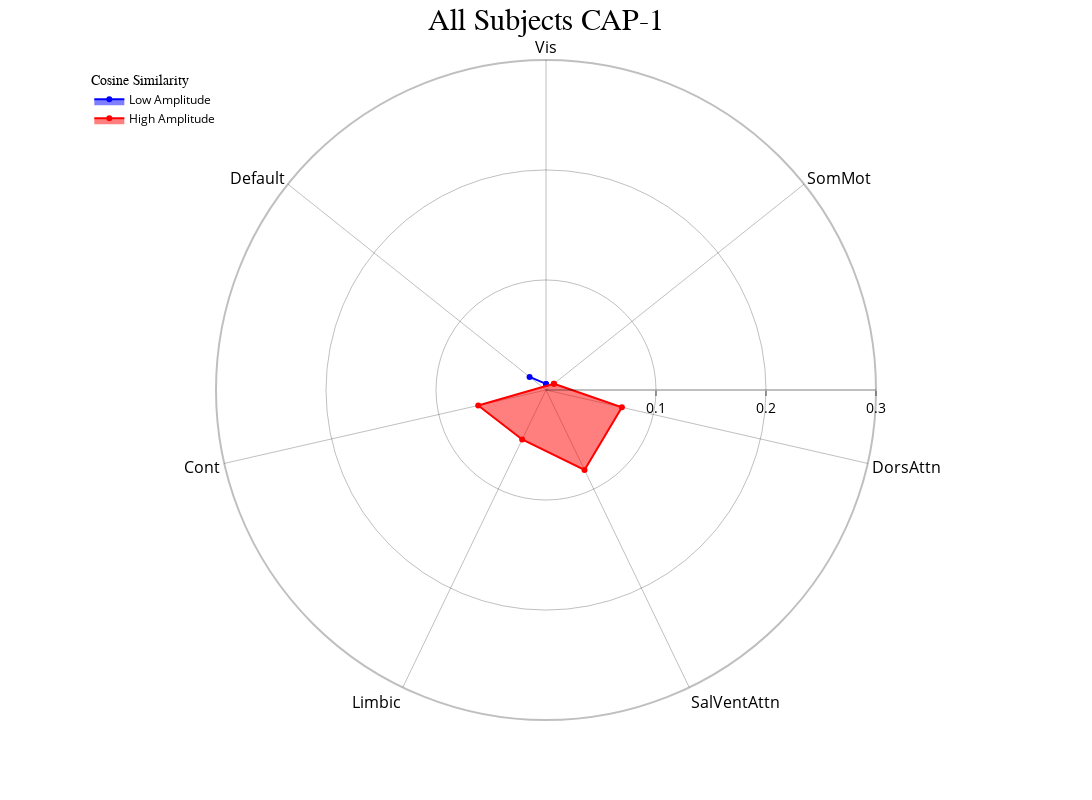
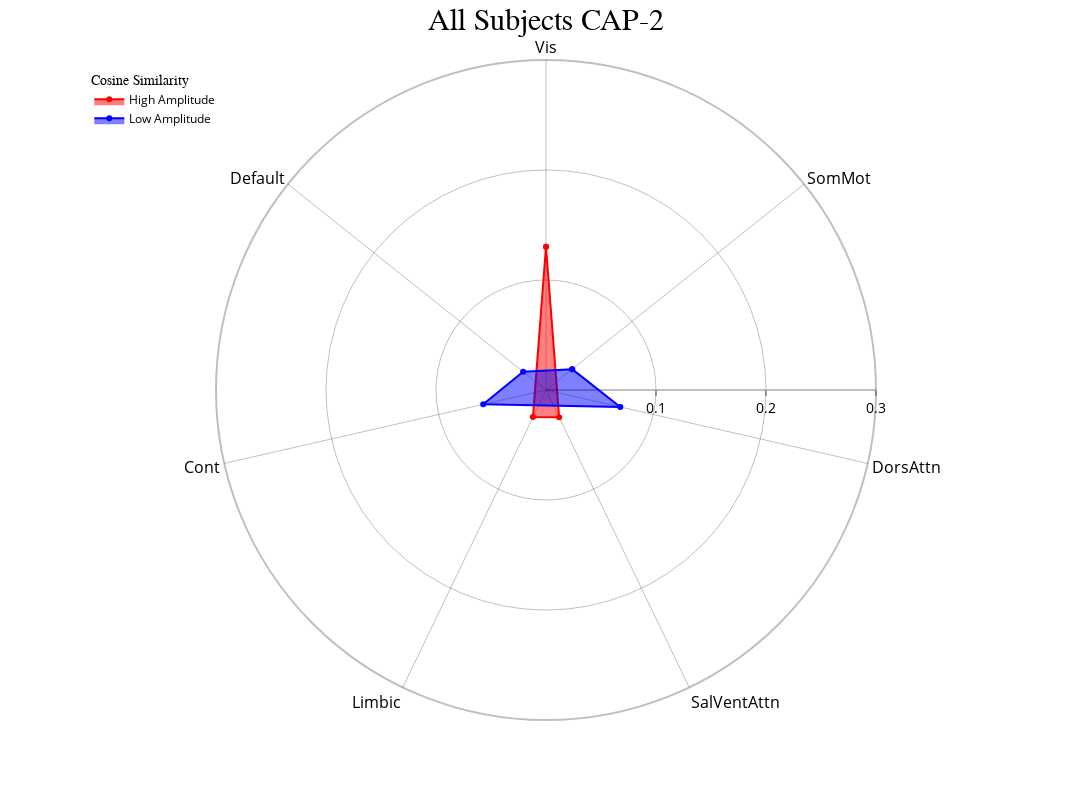
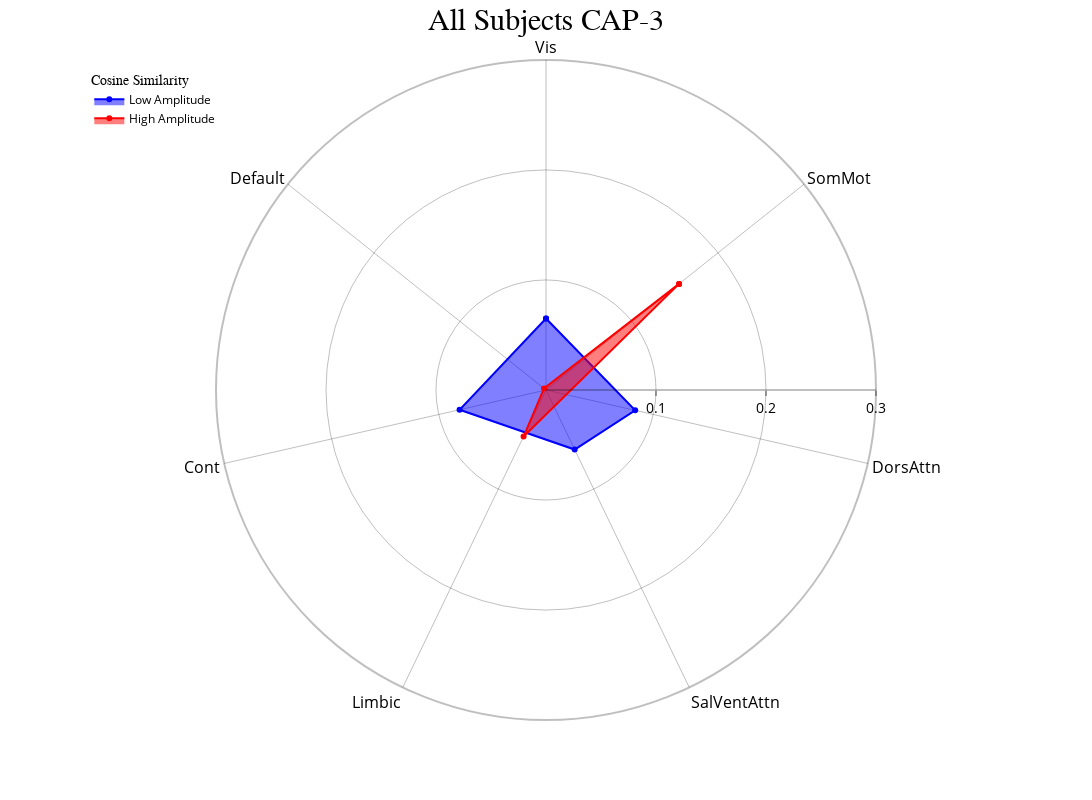
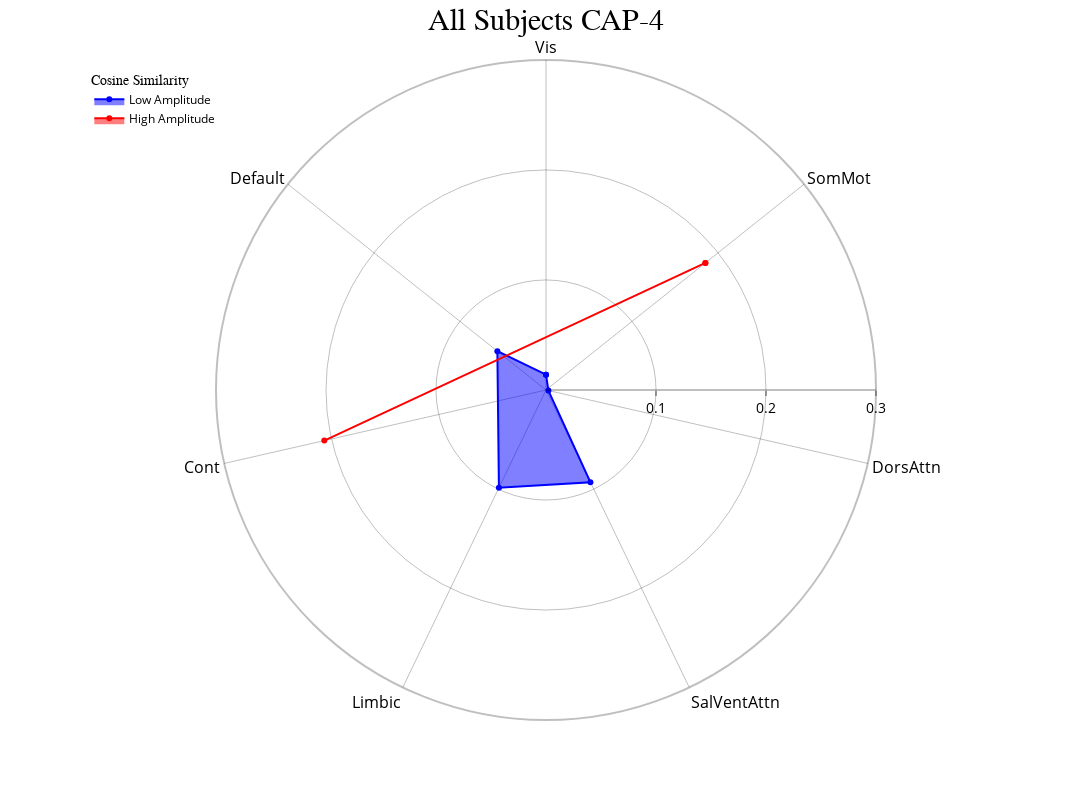

The notebook cell these images were saved under, in order:
### Code cell
radialaxis={"showline": True, "linewidth": 2, "linecolor": "rgba(0, 0, 0, 0.25)", "gridcolor": "rgba(0, 0, 0, 0.25)",
            "ticks": "outside" , "tickfont": {"size": 14, "color": "black"}, "range": [0,0.3],
            "tickvals": [0.1,0.2,0.3]}
cap_analysis.caps2radar(radialaxis=radialaxis, fill="toself", scattersize=10)

### Figure 1 — Plotly figure (JSON) as saved in the notebook; plotly's stock layout.template omitted (floating-point values rounded to 4 significant figures)
{"data": [{"fill": "toself", "hovertemplate": "color=Low Amplitude<br>CAP-1=%{r}<br>regions=%{theta}<extra></extra>", "legendgroup": "Low Amplitude", "line": {"color": "rgba(0, 0, 255, 1)", "dash": "solid"}, "marker": {"symbol": "circle"}, "mode": "markers+lines", "name": "Low Amplitude", "r": [0.005557, 0.01911, 0.005557], "showlegend": true, "subplot": "polar", "theta": ["Vis", "Default", "Vis"], "type": "scatterpolar"}, {"fill": "toself", "hovertemplate": "color=High Amplitude<br>CAP-1=%{r}<br>regions=%{theta}<extra></extra>", "legendgroup": "High Amplitude", "line": {"color": "rgba(255, 0, 0, 1)", "dash": "solid"}, "marker": {"symbol": "circle"}, "mode": "markers+lines", "name": "High Amplitude", "r": [0.009178, 0.07077, 0.08071, 0.04993, 0.06318, 0.009178], "showlegend": true, "subplot": "polar", "theta": ["SomMot", "DorsAttn", "SalVentAttn", "Limbic", "Cont", "SomMot"], "type": "scatterpolar"}], "layout": {"height": 800, "legend": {"font": {"color": "black", "size": 12}, "title": {"font": {"family": "Times New Roman"}, "text": "Cosine Similarity"}, "tracegroupgap": 0, "x": 0.01, "xanchor": "left", "y": 0.99, "yanchor": "top"}, "margin": {"t": 60}, "polar": {"angularaxis": {"categoryarray": ["Vis", "SomMot", "DorsAttn", "SalVentAttn", "Limbic", "Cont", "Default"], "categoryorder": "array", "direction": "clockwise", "gridcolor": "rgba(0, 0, 0, 0.25)", "linecolor": "rgba(0, 0, 0, 0.25)", "linewidth": 2, "rotation": 90, "showline": true, "tickfont": {"color": "black", "size": 16}}, "bgcolor": "white", "domain": {"x": [0, 1], "y": [0, 1]}, "radialaxis": {"gridcolor": "rgba(0, 0, 0, 0.25)", "linecolor": "rgba(0, 0, 0, 0.25)", "linewidth": 2, "range": [0, 0.3], "showline": true, "tickfont": {"color": "black", "size": 14}, "ticks": "outside", "tickvals": [0.1, 0.2, 0.3]}}, "title": {"font": {"color": "black", "family": "Times New Roman", "size": 30}, "text": "All Subjects CAP-1", "x": 0.5}, "width": 1200}}

### Figure 2 — Plotly figure (JSON) as saved in the notebook; plotly's stock layout.template omitted (floating-point values rounded to 4 significant figures)
{"data": [{"fill": "toself", "hovertemplate": "color=High Amplitude<br>CAP-2=%{r}<br>regions=%{theta}<extra></extra>", "legendgroup": "High Amplitude", "line": {"color": "rgba(255, 0, 0, 1)", "dash": "solid"}, "marker": {"symbol": "circle"}, "mode": "markers+lines", "name": "High Amplitude", "r": [0.1302, 0.02752, 0.02736, 0.1302], "showlegend": true, "subplot": "polar", "theta": ["Vis", "SalVentAttn", "Limbic", "Vis"], "type": "scatterpolar"}, {"fill": "toself", "hovertemplate": "color=Low Amplitude<br>CAP-2=%{r}<br>regions=%{theta}<extra></extra>", "legendgroup": "Low Amplitude", "line": {"color": "rgba(0, 0, 255, 1)", "dash": "solid"}, "marker": {"symbol": "circle"}, "mode": "markers+lines", "name": "Low Amplitude", "r": [0.03043, 0.06927, 0.05854, 0.02663, 0.03043], "showlegend": true, "subplot": "polar", "theta": ["SomMot", "DorsAttn", "Cont", "Default", "SomMot"], "type": "scatterpolar"}], "layout": {"height": 800, "legend": {"font": {"color": "black", "size": 12}, "title": {"font": {"family": "Times New Roman"}, "text": "Cosine Similarity"}, "tracegroupgap": 0, "x": 0.01, "xanchor": "left", "y": 0.99, "yanchor": "top"}, "margin": {"t": 60}, "polar": {"angularaxis": {"categoryarray": ["Vis", "SomMot", "DorsAttn", "SalVentAttn", "Limbic", "Cont", "Default"], "categoryorder": "array", "direction": "clockwise", "gridcolor": "rgba(0, 0, 0, 0.25)", "linecolor": "rgba(0, 0, 0, 0.25)", "linewidth": 2, "rotation": 90, "showline": true, "tickfont": {"color": "black", "size": 16}}, "bgcolor": "white", "domain": {"x": [0, 1], "y": [0, 1]}, "radialaxis": {"gridcolor": "rgba(0, 0, 0, 0.25)", "linecolor": "rgba(0, 0, 0, 0.25)", "linewidth": 2, "range": [0, 0.3], "showline": true, "tickfont": {"color": "black", "size": 14}, "ticks": "outside", "tickvals": [0.1, 0.2, 0.3]}}, "title": {"font": {"color": "black", "family": "Times New Roman", "size": 30}, "text": "All Subjects CAP-2", "x": 0.5}, "width": 1200}}

### Figure 3 — Plotly figure (JSON) as saved in the notebook; plotly's stock layout.template omitted (floating-point values rounded to 4 significant figures)
{"data": [{"fill": "toself", "hovertemplate": "color=Low Amplitude<br>CAP-3=%{r}<br>regions=%{theta}<extra></extra>", "legendgroup": "Low Amplitude", "line": {"color": "rgba(0, 0, 255, 1)", "dash": "solid"}, "marker": {"symbol": "circle"}, "mode": "markers+lines", "name": "Low Amplitude", "r": [0.06498, 0.08315, 0.06008, 0.08058, 0.06498], "showlegend": true, "subplot": "polar", "theta": ["Vis", "DorsAttn", "SalVentAttn", "Cont", "Vis"], "type": "scatterpolar"}, {"fill": "toself", "hovertemplate": "color=High Amplitude<br>CAP-3=%{r}<br>regions=%{theta}<extra></extra>", "legendgroup": "High Amplitude", "line": {"color": "rgba(255, 0, 0, 1)", "dash": "solid"}, "marker": {"symbol": "circle"}, "mode": "markers+lines", "name": "High Amplitude", "r": [0.1547, 0.04698, 0.002313, 0.1547], "showlegend": true, "subplot": "polar", "theta": ["SomMot", "Limbic", "Default", "SomMot"], "type": "scatterpolar"}], "layout": {"height": 800, "legend": {"font": {"color": "black", "size": 12}, "title": {"font": {"family": "Times New Roman"}, "text": "Cosine Similarity"}, "tracegroupgap": 0, "x": 0.01, "xanchor": "left", "y": 0.99, "yanchor": "top"}, "margin": {"t": 60}, "polar": {"angularaxis": {"categoryarray": ["Vis", "SomMot", "DorsAttn", "SalVentAttn", "Limbic", "Cont", "Default"], "categoryorder": "array", "direction": "clockwise", "gridcolor": "rgba(0, 0, 0, 0.25)", "linecolor": "rgba(0, 0, 0, 0.25)", "linewidth": 2, "rotation": 90, "showline": true, "tickfont": {"color": "black", "size": 16}}, "bgcolor": "white", "domain": {"x": [0, 1], "y": [0, 1]}, "radialaxis": {"gridcolor": "rgba(0, 0, 0, 0.25)", "linecolor": "rgba(0, 0, 0, 0.25)", "linewidth": 2, "range": [0, 0.3], "showline": true, "tickfont": {"color": "black", "size": 14}, "ticks": "outside", "tickvals": [0.1, 0.2, 0.3]}}, "title": {"font": {"color": "black", "family": "Times New Roman", "size": 30}, "text": "All Subjects CAP-3", "x": 0.5}, "width": 1200}}

### Figure 4 — Plotly figure (JSON) as saved in the notebook; plotly's stock layout.template omitted (floating-point values rounded to 4 significant figures)
{"data": [{"fill": "toself", "hovertemplate": "color=Low Amplitude<br>CAP-4=%{r}<br>regions=%{theta}<extra></extra>", "legendgroup": "Low Amplitude", "line": {"color": "rgba(0, 0, 255, 1)", "dash": "solid"}, "marker": {"symbol": "circle"}, "mode": "markers+lines", "name": "Low Amplitude", "r": [0.01397, 0.002256, 0.09312, 0.09867, 0.05656, 0.01397], "showlegend": true, "subplot": "polar", "theta": ["Vis", "DorsAttn", "SalVentAttn", "Limbic", "Default", "Vis"], "type": "scatterpolar"}, {"fill": "toself", "hovertemplate": "color=High Amplitude<br>CAP-4=%{r}<br>regions=%{theta}<extra></extra>", "legendgroup": "High Amplitude", "line": {"color": "rgba(255, 0, 0, 1)", "dash": "solid"}, "marker": {"symbol": "circle"}, "mode": "markers+lines", "name": "High Amplitude", "r": [0.1853, 0.2067, 0.1853], "showlegend": true, "subplot": "polar", "theta": ["SomMot", "Cont", "SomMot"], "type": "scatterpolar"}], "layout": {"height": 800, "legend": {"font": {"color": "black", "size": 12}, "title": {"font": {"family": "Times New Roman"}, "text": "Cosine Similarity"}, "tracegroupgap": 0, "x": 0.01, "xanchor": "left", "y": 0.99, "yanchor": "top"}, "margin": {"t": 60}, "polar": {"angularaxis": {"categoryarray": ["Vis", "SomMot", "DorsAttn", "SalVentAttn", "Limbic", "Cont", "Default"], "categoryorder": "array", "direction": "clockwise", "gridcolor": "rgba(0, 0, 0, 0.25)", "linecolor": "rgba(0, 0, 0, 0.25)", "linewidth": 2, "rotation": 90, "showline": true, "tickfont": {"color": "black", "size": 16}}, "bgcolor": "white", "domain": {"x": [0, 1], "y": [0, 1]}, "radialaxis": {"gridcolor": "rgba(0, 0, 0, 0.25)", "linecolor": "rgba(0, 0, 0, 0.25)", "linewidth": 2, "range": [0, 0.3], "showline": true, "tickfont": {"color": "black", "size": 14}, "ticks": "outside", "tickvals": [0.1, 0.2, 0.3]}}, "title": {"font": {"color": "black", "family": "Times New Roman", "size": 30}, "text": "All Subjects CAP-4", "x": 0.5}, "width": 1200}}
